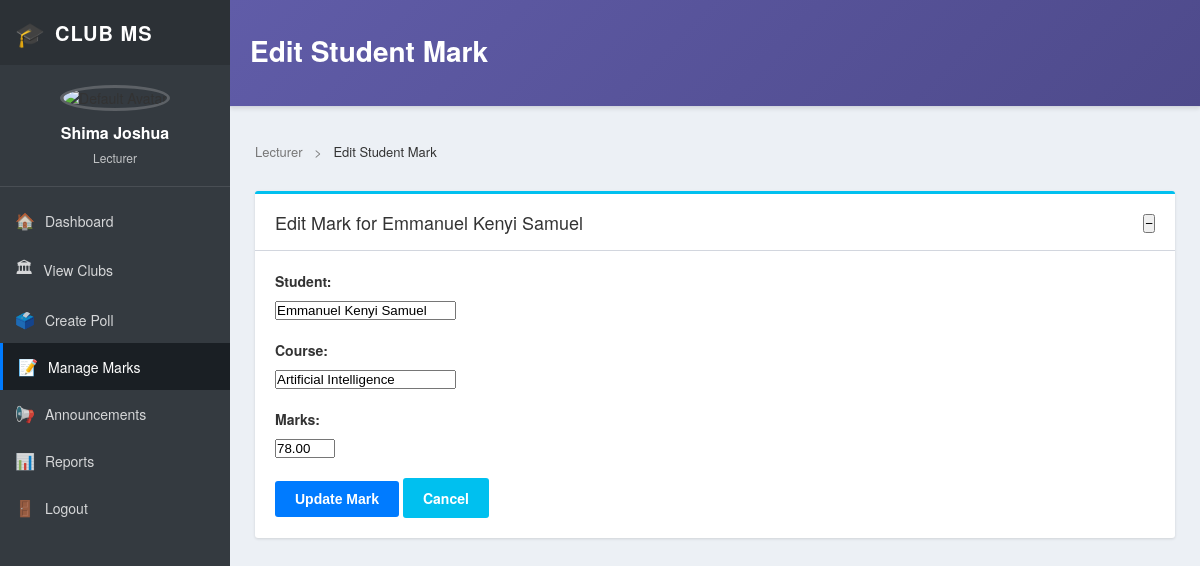
The page /users/dashboard/lecturer/edit-mark/2/ (signed in) on the database as committed earlier.
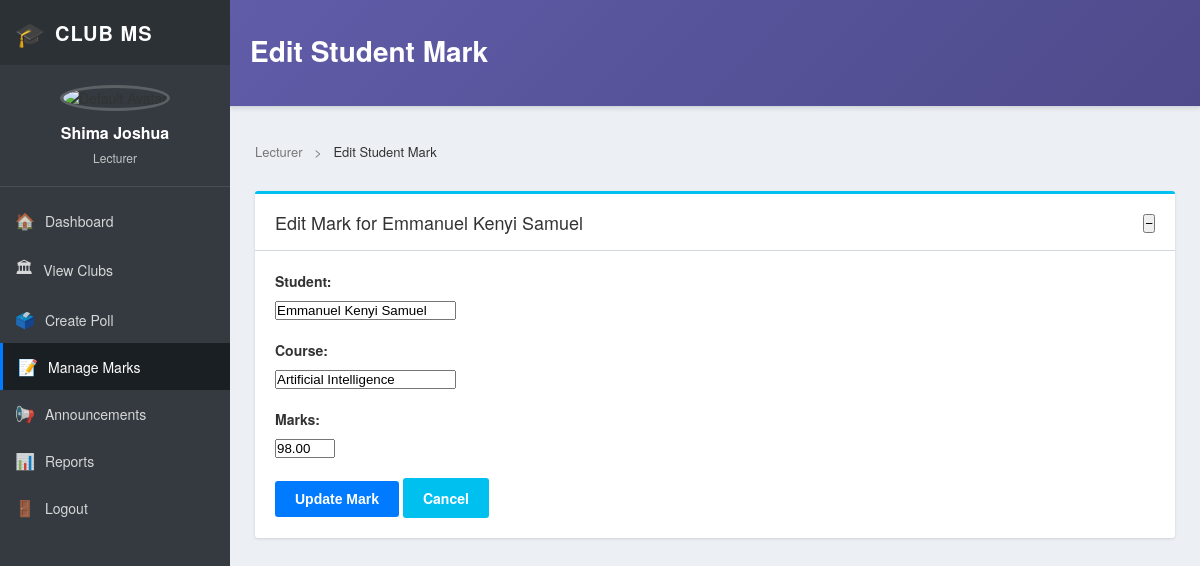
The same page on the database as committed later.
### users/models.py (models this page shows, shortened)
class StudentMark(models.Model):
    student = models.ForeignKey(User, on_delete=models.CASCADE, related_name='student_marks')
    course = models.ForeignKey(Course, on_delete=models.CASCADE)
    marks = models.DecimalField(max_digits=5, decimal_places=2)
    grade_letter = models.CharField(max_length=2, blank=True)
    grade_point = models.DecimalField(max_digits=3, decimal_places=1, blank=True, null=True)
    remarks = models.CharField(max_length=50, blank=True)
    semester = models.CharField(max_length=20, blank=True, null=True)
    date_recorded = models.DateTimeField(auto_now_add=True)

class Profile(models.Model):
    ROLE_CHOICES = [
        ("student", "Student"),
        ("lecturer", "Lecturer"),
        ("admin", "Admin"),
    ]
    user = models.OneToOneField(User, on_delete=models.CASCADE)
    role = models.CharField(max_length=20, choices=ROLE_CHOICES)
    name = models.CharField(max_length=100)

class Course(models.Model):
    code = models.CharField(max_length=10, unique=True)
    name = models.CharField(max_length=100)
    credit_units = models.PositiveIntegerField()

### users/views.py (the view, shortened to what this page needs)
# urls.py: path('dashboard/lecturer/edit-mark/<int:mark_id>/', views.edit_mark, name='edit_mark'),
@login_required
def edit_mark(request, mark_id):
    profile = getattr(request.user, "profile", None)
    if not profile or profile.role.lower() != "lecturer":
        messages.error(request, "Only lecturers can edit marks.")
        return redirect("dashboard")
    mark = get_object_or_404(StudentMark, id=mark_id)
    context = {
        "mark": mark
    }
    return render(request, "users/edit_mark.html", context)

### users/templates/users/edit_mark.html (shortened to what this page needs)
{% load static %}
<!DOCTYPE html>
<html lang="en">
<head>
    <link rel="stylesheet" href="{% static 'css/lecturer_dashboard.css' %}?v=1">
</head>
<body>
<div class="dashboard-wrapper">
    <aside class="sidebar">
        <div class="sidebar-header">
            <div class="logo-section">
                <span class="logo-icon">🎓</span>
                <span class="logo-text">CLUB MS</span>
            </div>
        </div>
        <div class="user-profile">
            {% if user.profile.avatar %}
                <img src="{{ user.profile.avatar.url }}" alt="{{ user.profile.name }}" class="sidebar-avatar">
            {% else %}
                <img src="{% static 'images/default-avatar.png' %}" alt="Default Avatar" class="sidebar-avatar">
            {% endif %}
            <h3>{{ user.profile.name }}</h3>
            <p class="sidebar-role">{{ user.profile.role|title }}</p>
        </div>
        <nav class="sidebar-nav">
            <ul>
                <li><a href="{% url 'lecturer_dashboard' %}"><span class="nav-icon">🏠</span> Dashboard</a></li>
                <li><a href="{% url 'club_list' %}"><span class="nav-icon">🏛</span> View Clubs</a></li>
                <li><a href="{% url 'create_poll' %}"><span class="nav-icon">🗳️</span> Create Poll</a></li>
                <li><a href="{% url 'lecturer_add_mark' %}" class="active"><span class="nav-icon">📝</span> Manage Marks</a></li>
                <li><a href="{% url 'announcements' %}"><span class="nav-icon">📢</span> Announcements</a></li>
                <li><a href="{% url 'reports' %}"><span class="nav-icon">📊</span> Reports</a></li>
                <li>
                    <form id="logout-form" action="{% url 'logout' %}" method="post" style="display:inline;">
                        <button type="submit" class="sidebar-link-btn">
                            <span class="nav-icon">🚪</span> Logout
                        </button>
                    </form>
                </li>
            </ul>
        </nav>
    </aside>
    <main class="dashboard-main">
        <header class="top-header">
            <div class="header-left">
                <h1 class="page-title">Edit Student Mark</h1>
            </div>
        </header>
        <div class="dashboard-content">
            <div class="breadcrumb">
                <span>Lecturer</span>
                <span class="separator">></span>
                <span class="current">Edit Student Mark</span>
            </div>
            <section class="panel">
                <div class="panel-header">
                    <h2>Edit Mark for {{ mark.student.profile.name }}</h2>
                    <div class="panel-actions">
                        <button class="panel-toggle">−</button>
                    </div>
                </div>
                <div class="panel-body">
                    <form method="post" action="{% url 'edit_mark' mark.id %}">
                        <div class="form-group">
                            <label for="student">Student:</label>
                            <input type="text" id="student" value="{{ mark.student.profile.name }}" readonly>
                        </div>
                        <div class="form-group">
                            <label for="course">Course:</label>
                            <input type="text" id="course" value="{{ mark.course.name }}" readonly>
                        </div>
                        <div class="form-group">
                            <label for="marks">Marks:</label>
                            <input type="number" name="marks" id="marks" min="0" max="100" value="{{ mark.marks }}" required>
                        </div>
                        <button type="submit" class="btn btn-primary">Update Mark</button>
                        <a href="{% url 'lecturer_add_mark' %}" class="btn btn-secondary">Cancel</a>
                    </form>
                </div>
            </section>
        </div>
    </main>
</div>
</body>
</html>

Rows that differ between the two databases and show on the page:
changed StudentMark "Emmanuel Kenyi Samuel": marks "78.00" → "98.00"
